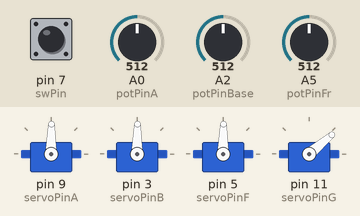
The sketch below on a simulated Arduino Uno, built with avr-gcc and run on an emulated ATmega328P. On the bench: 4 × servo. Inputs (shaded band) come from the test bench; at power-on: A0 (potPinA) = 512, A2 (potPinBase) = 512, A5 (potPinFr) = 512, pin 7 (swPin) LOW.

Above: at 1.2 s.
1.3 s: A0 (potPinA) set to 716
At 1.7 s:
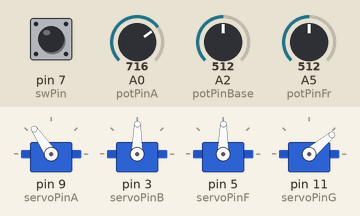
2.8 s: A2 (potPinBase) set to 716
At 3.3 s:
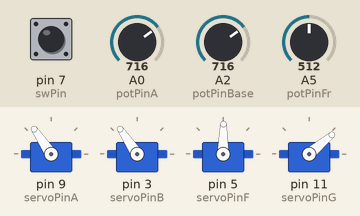
4.3 s: A5 (potPinFr) set to 716
At 4.8 s:
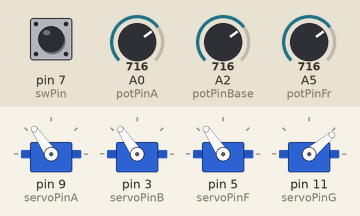
5.8 s: pin 7 (swPin) pulled HIGH for 0.15 s
At 5.94 s:
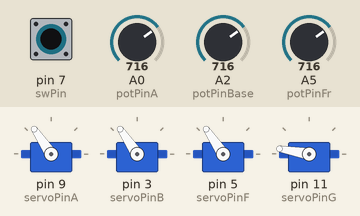
7.5 s: A0 (potPinA) set to 900
At 8.1 s:
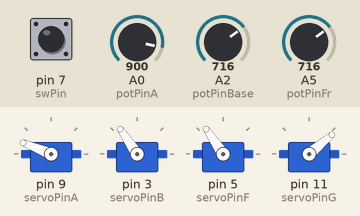
9.0 s: A2 (potPinBase) set to 900
At 9.6 s:
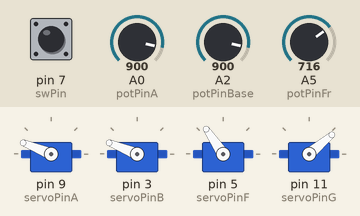
Timing chart, 0 to 11.5 s (numbered marks = the images above; inputs shaded):
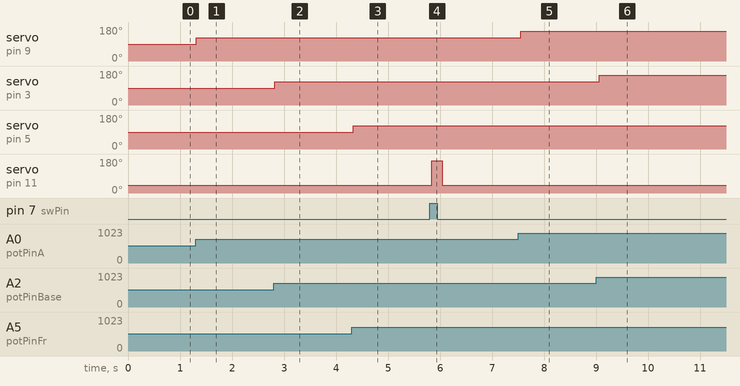

The sketch:

servoUsingPot.ino
```cpp
#include<Servo.h>
int servoPinA = 9;
int servoPinB = 3;
int servoPinF = 5;
int servoPinG = 11;
int potPinA = A0;
int potPinBase = A2;
int potPinFr = A5;
int swPin=7;
int altitude;
int fab;
int basement;
int grab;
int potValueA;
int potValueB;
int potValueF;
int swValue;
Servo myServoA;
Servo myServoB;
Servo myServoF;
Servo myServoG;


void setup() {
  // put your setup code here, to run once:
Serial.begin(9600);
myServoA.attach(servoPinA);
myServoB.attach(servoPinB);
myServoF.attach(servoPinF);
myServoG.attach(servoPinG);
pinMode(potPinA,INPUT);
pinMode(potPinBase,INPUT);
pinMode(potPinFr,INPUT);
pinMode(swPin,INPUT);
}

void loop() {
//put your main code here, to run repeatedly:
potValueA=analogRead(potPinA);
potValueF=analogRead(potPinFr);
potValueB=analogRead(potPinBase);
swValue=digitalRead(swPin);
altitude=int((.180/.1023)*(potValueA/10));
fab=int((.180/.1023)*(potValueF/10));
basement=int((.180/.1023)*(potValueB/10));
if(altitude<=70){
  altitude=70;
}
if(altitude>=180){
  altitude=180;
}
if(fab<=10){
  fab=10;
}
if(fab>=160){
  fab=160;
}
if(swValue==1){
grab=170;
}
if(swValue==0){
  grab=40;
}
myServoA.write(altitude);
myServoB.write(basement);
myServoF.write(fab);
myServoG.write(grab);
delay(100);
}
```

Measured:
- after the input at 1.3 s, servo on pin 9 (servoPinA): 89° → 124° at once
- after the input at 2.8 s, servo on pin 3 (servoPinB): 89° → 124° at once
- after the input at 4.3 s, servo on pin 5 (servoPinF): 89° → 124° at once
- after the input at 5.8 s, servo on pin 11 (servoPinG): 40° → 170° at once, → 40° 0.20 s later
- after the input at 7.5 s, servo on pin 9 (servoPinA): 124° → 158° after 0.06 s
- after the input at 9.0 s, servo on pin 3 (servoPinB): 124° → 158° after 0.07 s
